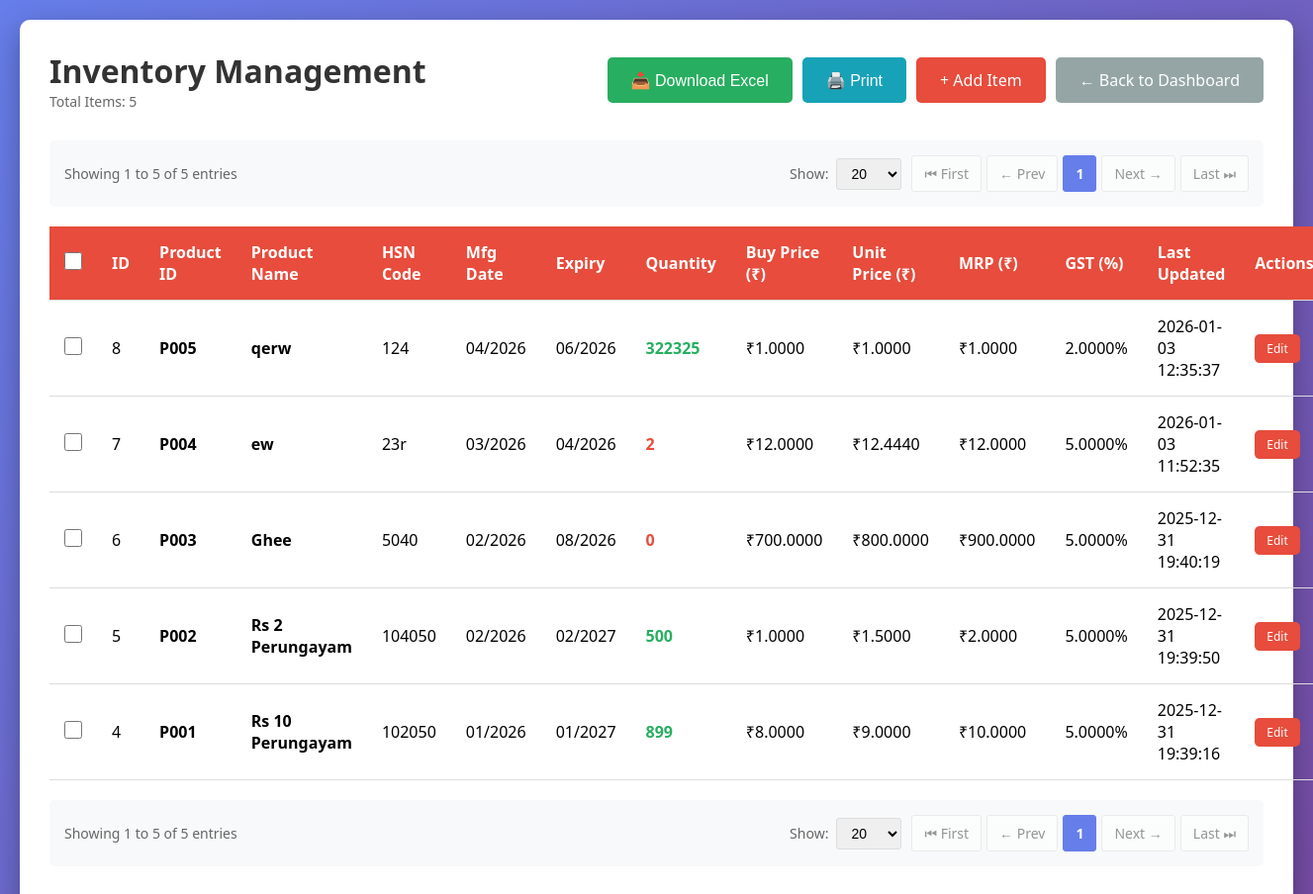
The app's page /inventory/, older data.
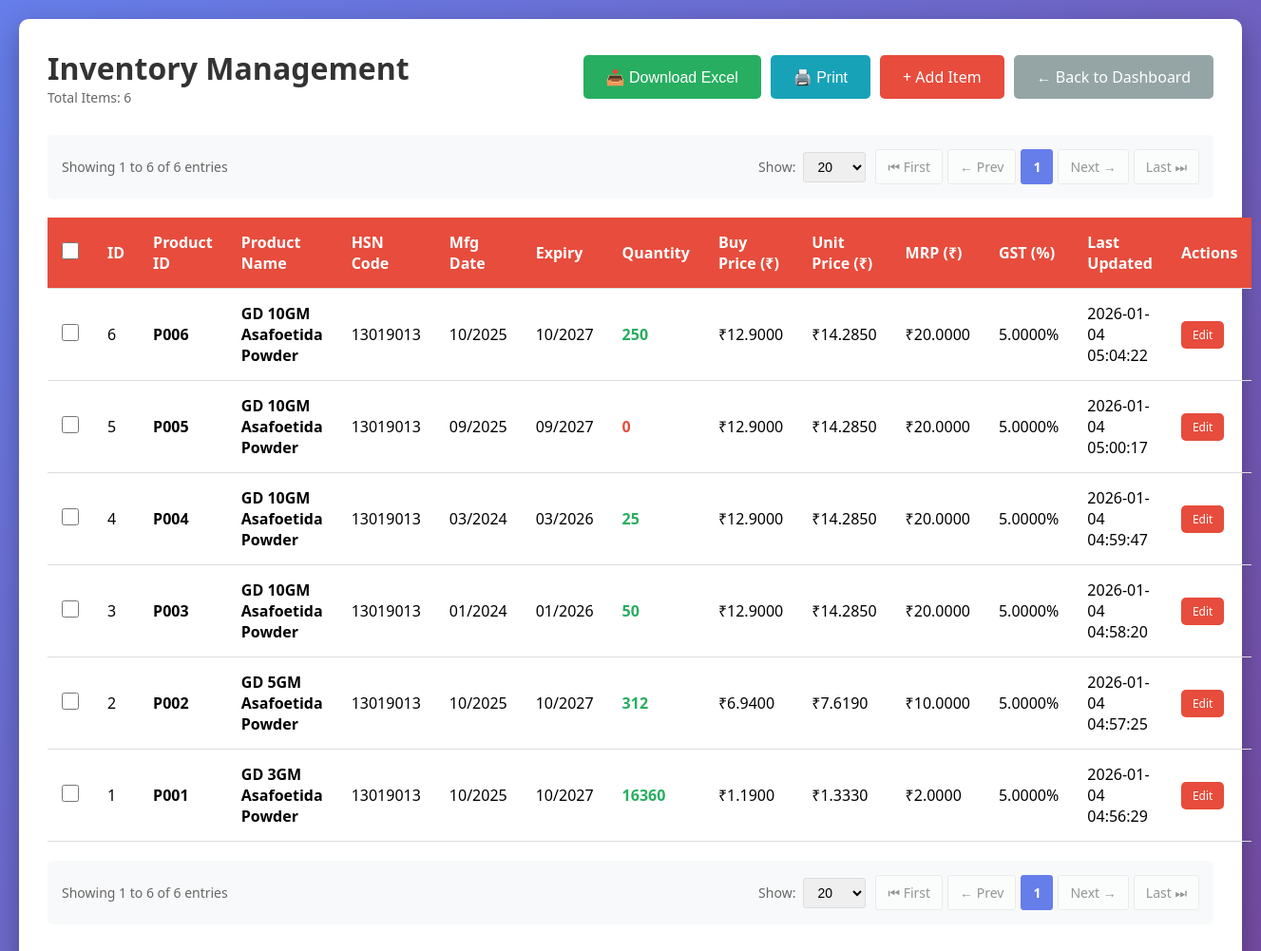
The same page, newer data.
### tables this page shows
CREATE TABLE inventory (
                    id INTEGER PRIMARY KEY AUTOINCREMENT,
                    product_id TEXT UNIQUE NOT NULL,
                    product_name TEXT NOT NULL,
                    hsn_code TEXT,
                    manufacture_date DATE,
                    expiry_month TEXT NOT NULL,
                    quantity INTEGER NOT NULL DEFAULT 0,
                    buy_price REAL NOT NULL DEFAULT 0.0,
                    unit_price REAL NOT NULL DEFAULT 0.0,
                    mrp REAL NOT NULL DEFAULT 0.0,
                    gst_percentage REAL NOT NULL DEFAULT 0.0,
                    created_at TIMESTAMP DEFAULT CURRENT_TIMESTAMP,
                    updated_at TIMESTAMP DEFAULT CURRENT_TIMESTAMP
                );

### routes/inventory.py (the view)
@inventory_bp.route('/')
def index():
    page = request.args.get('page', 1, type=int)
    per_page = request.args.get('per_page', 20, type=int)
    if per_page not in [10, 20, 50, 100]:
        per_page = 20
    if page < 1:
        page = 1
    conn = get_db_connection()
    total_count = conn.execute('SELECT COUNT(*) as count FROM inventory').fetchone()['count']
    total_pages = max(1, (total_count + per_page - 1) // per_page) if total_count > 0 else 1
    if page > total_pages:
        page = total_pages
    offset = (page - 1) * per_page
    items = conn.execute(
        'SELECT * FROM inventory ORDER BY created_at DESC LIMIT ? OFFSET ?',
        (per_page, offset)
    ).fetchall()
    conn.close()
    has_prev = page > 1
    has_next = page < total_pages
    return render_template('inventory/index.html',
                         items=items,
                         page=page,
                         per_page=per_page,
                         total_count=total_count,
                         total_pages=total_pages,
                         has_prev=has_prev,
                         has_next=has_next)

### database.py (called while the page is built)
def get_db_connection():
    conn = sqlite3.connect(DATABASE)
    conn.row_factory = sqlite3.Row
    return conn

### templates/inventory/index.html (shortened to what this page needs)
<!DOCTYPE html>
<html lang="en">
<head>
</head>
<body>
    <div class="container">
        <div class="header">
            <div>
                <h1>Inventory Management</h1>
                <p class="item-count">Total Items: {{ total_count }}</p>
            </div>
            <div class="button-group">
                <button onclick="downloadExcel()" class="btn btn-success no-print">📥 Download Excel</button>
                <button onclick="window.print()" class="btn btn-info no-print">🖨️ Print</button>
                <a href="{{ url_for('inventory.add') }}" class="btn btn-primary no-print">+ Add Item</a>
                <a href="{{ url_for('dashboard') }}" class="btn btn-secondary no-print">← Back to Dashboard</a>
            </div>
        </div>
        {% if total_count > 0 %}
            {% set route_name = 'inventory.index' %}
            {% set extra_params = {} %}
            {% include 'pagination.html' %}
        {% endif %}
        {% if items %}
            <form id="deleteForm" method="POST" action="{{ url_for('inventory.delete_multiple') }}">
                <table>
                    <thead>
                        <tr>
                            <th class="checkbox-cell no-print">
                                <input type="checkbox" id="selectAll" onchange="toggleSelectAll(this)">
                            </th>
                            <th>ID</th>
                            <th>Product ID</th>
                            <th>Product Name</th>
                            <th>HSN Code</th>
                            <th>Mfg Date</th>
                            <th>Expiry</th>
                            <th>Quantity</th>
                            <th>Buy Price (₹)</th>
                            <th>Unit Price (₹)</th>
                            <th>MRP (₹)</th>
                            <th>GST (%)</th>
                            <th>Last Updated</th>
                            <th class="no-print">Actions</th>
                        </tr>
                    </thead>
                    <tbody>
                        {% for item in items %}
                        <tr>
                            <td class="checkbox-cell no-print">
                                <input type="checkbox" name="item_ids[]" value="{{ item['id'] }}" class="item-checkbox" onchange="updateSelection()">
                            </td>
                            <td>{{ item['id'] }}</td>
                            <td><strong>{{ item['product_id'] }}</strong></td>
                            <td><strong>{{ item['product_name'] }}</strong></td>
                            <td>{{ item['hsn_code'] or 'N/A' }}</td>
                            <td>
                                {% if item['manufacture_date'] %}
                                    {% set date_parts = item['manufacture_date'].split('-') %}
                                    {% if date_parts|length == 3 %}
                                        {{ date_parts[1] }}/{{ date_parts[0] }}
                                    {% else %}
                                        {{ item['manufacture_date'] }}
                                    {% endif %}
                                {% else %}
                                    N/A
                                {% endif %}
                            </td>
                            <td>
                                {% if item['expiry_month'] %}
                                    {% set parts = item['expiry_month'].split('-') %}
                                    {% if parts|length == 2 %}
                                        {{ parts[1] }}/{{ parts[0] }}
                                    {% else %}
                                        {{ item['expiry_month'] }}
                                    {% endif %}
                                {% else %}
                                    N/A
                                {% endif %}
                            </td>
                            <td>
                                <span class="{% if item['quantity'] < 10 %}low-stock{% else %}in-stock{% endif %}">
                                    {{ item['quantity'] }}
                                </span>
                            </td>
                            <td>₹{{ "%.4f"|format(item['buy_price']) }}</td>
                            <td>₹{{ "%.4f"|format(item['unit_price']) }}</td>
                            <td>₹{{ "%.4f"|format(item['mrp']) }}</td>
                            <td>{{ "%.4f"|format(item['gst_percentage']) }}%</td>
                            <td>{{ item['updated_at'] }}</td>
                            <td class="no-print">
                                <a href="{{ url_for('inventory.update', id=item['id']) }}"
                                   class="btn btn-primary" style="padding: 6px 12px; font-size: 12px;">Edit</a>
                            </td>
                        </tr>
                        {% endfor %}
                    </tbody>
                </table>
            </form>
            {% if total_count > 0 %}
                {% set route_name = 'inventory.index' %}
                {% set extra_params = {} %}
                {% include 'pagination.html' %}
            {% endif %}
        {% else %}
            <div class="no-data">
                <p>No inventory items found. Click "Add Item" to get started!</p>
            </div>
        {% endif %}
    </div>
</body>
</html>

### templates/pagination.html (shortened to what this page needs)
<div class="pagination-container no-print">
    <div class="pagination-info">
        {% if total_count > 0 %}
            Showing {{ ((page - 1) * per_page) + 1 }} to {{ [page * per_page, total_count]|min }} of {{ total_count }} entries
        {% else %}
            No entries to display
        {% endif %}
    </div>
    <div class="pagination-controls">
        <div class="page-size-selector">
            <label for="perPageSelect">Show:</label>
            <select id="perPageSelect" onchange="changePageSize(this.value)">
                <option value="20" {% if per_page == 20 %}selected{% endif %}>20</option>
            </select>
        </div>
        <div class="pagination-buttons">
            <a href="{{ url_for(route_name, page=1, per_page=per_page, **extra_params) }}"
               class="pagination-btn {% if not has_prev %}disabled{% endif %}">
                ⏮ First
            </a>
            <a href="{{ url_for(route_name, page=page-1, per_page=per_page, **extra_params) }}"
               class="pagination-btn {% if not has_prev %}disabled{% endif %}">
                ← Prev
            </a>
            {% set start_page = [1, page - 2]|max %}
            {% set end_page = [total_pages, page + 2]|min %}
            {% for p in range(start_page, end_page + 1) %}
                <a href="{{ url_for(route_name, page=p, per_page=per_page, **extra_params) }}"
                   class="pagination-btn {% if p == page %}active{% endif %}">
                    {{ p }}
                </a>
            {% endfor %}
            <a href="{{ url_for(route_name, page=page+1, per_page=per_page, **extra_params) }}"
               class="pagination-btn {% if not has_next %}disabled{% endif %}">
                Next →
            </a>
            <a href="{{ url_for(route_name, page=total_pages, per_page=per_page, **extra_params) }}"
               class="pagination-btn {% if not has_next %}disabled{% endif %}">
                Last ⏭
            </a>
        </div>
    </div>
</div>

### templates/inventory/index.html (style rules this page uses)
* { margin: 0; padding: 0; box-sizing: border-box; }
body { font-family: 'Segoe UI', Tahoma, Geneva, Verdana, sans-serif; background: linear-gradient(135deg, #667eea 0%, #764ba2 100%); min-height: 100vh; padding: 20px; }
.container { max-width: 1400px; margin: 0 auto; background: white; border-radius: 10px; box-shadow: 0 10px 30px rgba(0,0,0,0.3); padding: 30px; }
.header { display: flex; justify-content: space-between; align-items: center; margin-bottom: 30px; flex-wrap: wrap; gap: 15px; }
h1 { color: #333; }
.btn { padding: 12px 24px; border: none; border-radius: 5px; cursor: pointer; text-decoration: none; font-size: 16px; transition: all 0.3s; display: inline-block; }
.btn-primary { background: #e74c3c; color: white; }
.btn-secondary { background: #95a5a6; color: white; }
.btn-success { background: #27ae60; color: white; }
.btn-info { background: #17a2b8; color: white; }
table { width: 100%; border-collapse: collapse; margin-top: 20px; }
th, td { padding: 15px; text-align: left; border-bottom: 1px solid #ddd; }
th { background: #e74c3c; color: white; font-weight: 600; }
.item-count { color: #666; font-size: 14px; }
.button-group { display: flex; gap: 10px; }
.low-stock { color: #e74c3c; font-weight: bold; }
.in-stock { color: #27ae60; font-weight: bold; }
.checkbox-cell { width: 40px; text-align: center; }
input[type="checkbox"] { width: 18px; height: 18px; cursor: pointer; }

### templates/pagination.html (style rules this page uses)
.pagination-container { display: flex; justify-content: space-between; align-items: center; margin: 20px 0; padding: 15px; background: #f8f9fa; border-radius: 5px; flex-wrap: wrap; gap: 15px; }
.pagination-info { color: #666; font-size: 14px; }
.pagination-controls { display: flex; gap: 10px; align-items: center; flex-wrap: wrap; }
.pagination-buttons { display: flex; gap: 5px; }
.pagination-btn { padding: 8px 12px; border: 1px solid #ddd; background: white; color: #333; text-decoration: none; border-radius: 3px; font-size: 14px; transition: all 0.3s; cursor: pointer; }
.pagination-btn.active { background: #667eea; color: white; border-color: #667eea; font-weight: bold; }
.pagination-btn.disabled { opacity: 0.5; cursor: not-allowed; pointer-events: none; }
.page-size-selector { display: flex; align-items: center; gap: 8px; }
.page-size-selector label { font-size: 14px; color: #666; }
.page-size-selector select { padding: 6px 10px; border: 1px solid #ddd; border-radius: 3px; font-size: 14px; cursor: pointer; }

Row changes from the older to the newer data that the page shows:
removed inventory: id "8", product_id "P005", product_name "qerw", hsn_code "124", date_parts "04", date_parts "2026", parts "06", parts "2026", quantity "322325", buy_price "1.0000", unit_price "1.0000", mrp "1.0000", gst_percentage "2.0000", updated_at "2026-01-03 12:35:37"
removed inventory: id "7", product_id "P004", product_name "ew", hsn_code "23r", date_parts "03", date_parts "2026", parts "04", parts "2026", quantity "2", buy_price "12.0000", unit_price "12.4440", mrp "12.0000", gst_percentage "5.0000", updated_at "2026-01-03 11:52:35"
changed inventory id 6: product_id "P003" → "P006"; product_name "Ghee" → "GD 10GM Asafoetida Powder"; hsn_code "5040" → "13019013"; date_parts "02" → "10"; date_parts "2026" → "2025"; parts "08" → "10"; parts "2026" → "2027"; quantity "0" → "250"; buy_price "700.0000" → "12.9000"; unit_price "800.0000" → "14.2850"; mrp "900.0000" → "20.0000"; updated_at "2025-12-31 19:40:19" → "2026-01-04 05:04:22"
changed inventory id 5: product_id "P002" → "P005"; product_name "Rs 2 Perungayam" → "GD 10GM Asafoetida Powder"; hsn_code "104050" → "13019013"; date_parts "02" → "09"; date_parts "2026" → "2025"; parts "02" → "09"; quantity "500" → "0"; buy_price "1.0000" → "12.9000"; unit_price "1.5000" → "14.2850"; mrp "2.0000" → "20.0000"; updated_at "2025-12-31 19:39:50" → "2026-01-04 05:00:17"
changed inventory id 4: product_id "P001" → "P004"; product_name "Rs 10 Perungayam" → "GD 10GM Asafoetida Powder"; hsn_code "102050" → "13019013"; date_parts "01" → "03"; date_parts "2026" → "2024"; parts "01" → "03"; parts "2027" → "2026"; quantity "899" → "25"; buy_price "8.0000" → "12.9000"; unit_price "9.0000" → "14.2850"; mrp "10.0000" → "20.0000"; updated_at "2025-12-31 19:39:16" → "2026-01-04 04:59:47"
added inventory: id "3", product_id "P003", product_name "GD 10GM Asafoetida Powder", hsn_code "13019013", date_parts "01", date_parts "2024", parts "01", parts "2026", quantity "50", buy_price "12.9000", unit_price "14.2850", mrp "20.0000", gst_percentage "5.0000", updated_at "2026-01-04 04:58:20"
added inventory: id "2", product_id "P002", product_name "GD 5GM Asafoetida Powder", hsn_code "13019013", date_parts "10", date_parts "2025", parts "10", parts "2027", quantity "312", buy_price "6.9400", unit_price "7.6190", mrp "10.0000", gst_percentage "5.0000", updated_at "2026-01-04 04:57:25"
added inventory: id "1", product_id "P001", product_name "GD 3GM Asafoetida Powder", hsn_code "13019013", date_parts "10", date_parts "2025", parts "10", parts "2027", quantity "16360", buy_price "1.1900", unit_price "1.3330", mrp "2.0000", gst_percentage "5.0000", updated_at "2026-01-04 04:56:29"
Text that changed along with them:
{{ total_count }}: "5" → "6"
{{ [page * per_page, total_count]|min }}: "5 5" → "6 6"
{{ total_count }}: "5 5" → "6 6"
